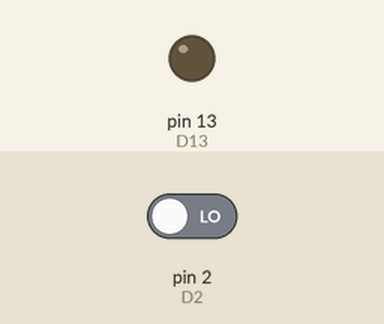
Bench run of a sketch on a simulated Arduino Uno, built with avr-gcc and run on an emulated ATmega328P. Shown: output pins drawn as LEDs (lit = HIGH). The test bench sets the inputs (shaded band); at power-on: pin 2 (D2) LOW.

Above: at 1.2 s.
1.3 s: pin 2 (D2) driven HIGH
At 2.0 s:
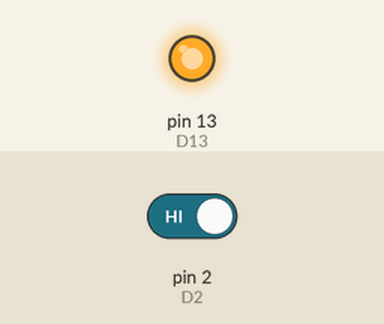
2.8 s: pin 2 (D2) driven LOW
At 3.3 s:
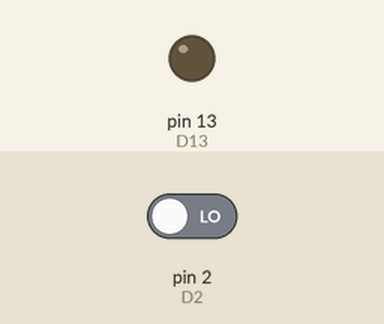
Timing chart, 0 to 5.8 s (numbered marks = the images above; inputs shaded):
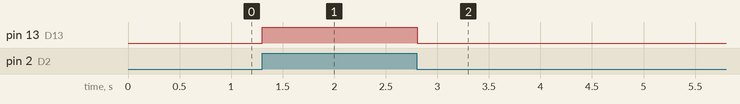

Measured:
- after the input at 1.3 s, pin 13 (D13): LOW → HIGH at once
- after the input at 2.8 s, pin 13 (D13): HIGH → LOW at once

The sketch:

Ornek1_DugmeLed.ino
```cpp
/*
  ROBOTİK KODLAMA 10 - 3. HAFTA - ÖRNEK 1 (TEMEL): DÜĞME İLE LED  (1 LED + 1 düğme)
  ----------------------------------------------------------------------
  Senaryo : Kitaptaki 3. uygulama (s.35-36): düğmeye basılı tutulunca LED yanar, bırakılınca söner.
  Kazanım : digitalRead ile giriş okumak; if / else ile karar vermek.

  MALZEME LİSTESİ
    Bileşen              Adet   Bağlandığı yer
    Arduino Uno           1     -
    Breadboard            1     -
    LED (kırmızı)         1     Uzun bacak (anot) dirençten gelir, kısa bacak (katot) GND hattında
    Direnç 220 ohm        1     D13 ile LED anodu arasında
    Direnç 10 kilo-ohm    1     Düğmenin D2 tarafı ile GND arasında (pull-down)
    Düğme (4 bacaklı)     1     Çukurun iki yanına oturur; bir taraf 5V, karşı taraf D2
    Jumper kablo          4     D13 -> direnç, D2 -> düğme, 5V -> düğme, GND -> mavi (-) hat

  DEVRE (düğme): Düğmenin bir bacağı 5V'a, karşı bacağı hem D2'ye hem 10 kilo-ohm dirence bağlanır;
  direncin diğer ucu GND'dedir (pull-down direnç). Düğme bırakılınca D2 direnç üzerinden 0 V'a çekilir (LOW),
  basılınca 5 V gelir (HIGH). Direnci unutma: D2 havada kalırsa okuma rastgele olur.
  TINKERCAD: Başlatıcılar > Arduino > "Düğme" örneğini seçersen devre hazır gelir. Code > Text > kodu yapıştır > Start Simulation.
  Simülasyonda düğmeye basılı tutunca LED yanar.
*/

int buttonState = 0;       // düğmenin durumunu tutan değişken

void setup() {
  pinMode(2, INPUT);       // D2: düğme girişi
  pinMode(13, OUTPUT);     // D13: LED çıkışı
}

void loop() {
  buttonState = digitalRead(2);   // düğmenin durumunu oku
  if (buttonState == HIGH) {      // düğmeye basılı mı?
    digitalWrite(13, HIGH);       // evet: LED'i yak
  } else {                        // hayır:
    digitalWrite(13, LOW);        // LED'i söndür
  }
  delay(10);                      // 10 ms bekle
}

/*
  DEĞİŞTİR VE GÖZLE
  1) if (buttonState == HIGH) satırında HIGH yerine LOW yaz. LED ne zaman yanar?
  2) pinMode(2, INPUT); satırını sil. Program yine çalışır mı? Neden?
*/
```
